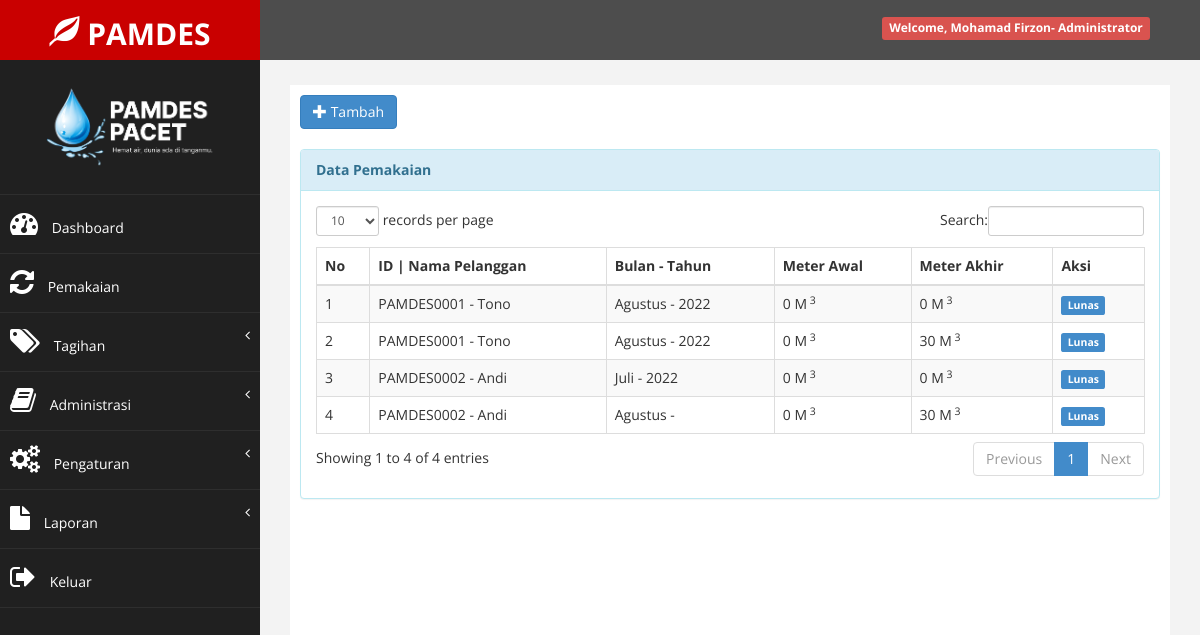
Screenshot of /?halaman=pakai_tampil (signed in) with the database file from the repository.
### tables this page shows
CREATE TABLE `tb_pelanggan` (
  `id_pelanggan` char(15) NOT NULL,
  `nama_pelanggan` varchar(20) NOT NULL,
  `alamat` varchar(40) NOT NULL,
  `no_hp` char(15) NOT NULL,
  `status` char(10) NOT NULL DEFAULT 'Aktif',
  `id_layanan` int(11) NOT NULL
);

CREATE TABLE `tb_bulan` (
  `id_bulan` char(3) NOT NULL,
  `nama_bulan` varchar(10) NOT NULL
);

CREATE TABLE `tb_pakai` (
  `id_pakai` char(11) NOT NULL,
  `id_pelanggan` char(15) NOT NULL,
  `bulan` char(3) NOT NULL,
  `tahun` char(4) NOT NULL,
  `awal` int(11) NOT NULL,
  `akhir` int(11) NOT NULL,
  `pakai` int(11) NOT NULL
);

### super/pakai/pakai_tampil.php (the view, shortened to what this page needs)
<div class="row">
                <div class="col-md-12">
                    <a href="?halaman=pakai_tambah" class="btn btn-primary"><i class="glyphicon glyphicon-plus"></i> Tambah</a>
                    <br><br>
                    <div class="panel panel-info">
                        <div class="panel-heading">
                             <b>Data Pemakaian</b>
                        </div>
                        <div class="panel-body">
                            <div class="table-responsive">
                                <table class="table table-striped table-bordered table-hover" id="dataTables-example">
                                    <thead>
                                        <tr>
                                            <th>No</th>
                                            <th>ID | Nama Pelanggan</th>
                                            <th>Bulan - Tahun</th>
                                            <th>Meter Awal</th>
                                            <th>Meter Akhir</th>
                                            <th>Aksi</th>
                                        </tr>
                                    </thead>
                                    <tbody>
                                    <?php
                                    $no = 1;
                                    $sql = $koneksi->query("select p.id_pelanggan, p.nama_pelanggan, k.id_pakai, k.tahun, k.awal, k.akhir, b.nama_bulan, t.status
                                    from tb_pelanggan p inner join tb_pakai k on p.id_pelanggan=k.id_pelanggan
                                    inner join tb_tagihan t on k.id_pakai=t.id_pakai
                                    inner join tb_bulan b on k.bulan=b.id_bulan
                                    order by tahun desc, id_bulan desc");
                                    while ($data= $sql->fetch_assoc()) {
                                    ?>
                                    <tr>
                                        <td><?php echo $no++; ?></td>
                                        <td><?php echo $data['id_pelanggan']; ?> - <?php echo $data['nama_pelanggan']; ?></td>
                                        <td><?php echo $data['nama_bulan']; ?> - <?php echo $data['tahun']; ?></td>
                                        <td><?php echo $data['awal']; ?> M<sup> 3</sup></td>
                                        <td><?php echo $data['akhir']; ?> M<sup> 3</sup></td>
                                        <td>
                                            <?php $stt = $data['status']  ?>
                                            <?php if ($stt == 'Belum Bayar') { ?>
                                                <a href="?halaman=pakai_hapus&kode=<?php echo $data['id_pakai']; ?>" onclick="return confirm('Apakah anda yakin hapus data ini ?')" title="Hapus" class="btn btn-danger"><i class="glyphicon glyphicon-trash"></i></a>
                                            <?php } elseif ($stt == 'Lunas') { ?>
                                                <span class="label label-primary">Lunas</span>
                                            </td>
                                            <?php } ?>
                                    </tr>
                                    <?php
                                    }
                                    ?>
                                    </tbody>
                                    </div>
                                </div>
                            </div>
                        </div>
                    </div>
                </div>

### index.php (shortened to what this page needs)
<?php
    if (isset($_SESSION["ses_username"])==""){
    echo"<meta http-equiv='refresh' content='0;url=login'>";
    }else{
    $data_nama_lengkap = $_SESSION["ses_nama"];
    $data_level = $_SESSION["ses_level"];
    }
    include "inc/koneksi.php";
?>
<!DOCTYPE html>
<html xmlns="http://www.w3.org/1999/xhtml">
<head>
	<link href="assets/css/bootstrap.css" rel="stylesheet" />
	<link href="assets/css/font-awesome.css" rel="stylesheet" />
	<link href="assets/css/custom.css" rel="stylesheet" />
	<link rel="stylesheet" href="dist/css/select2.min.css" />
	<link href="assets/js/dataTables/dataTables.bootstrap.css" rel="stylesheet" />
	<link rel="stylesheet" href="dist/swal/sweetalert2.min.css">
</head>
<body>
	<div id="wrapper">
		<nav class="navbar navbar-default navbar-cls-top " role="navigation" style="margin-bottom: 0">
			<div class="navbar-header">
				<a href="http://localhost/abata" class="navbar-brand">
					<i class="glyphicon glyphicon-leaf"> </i> PAMDES</a>
			</div>
			<div style="color: white;
padding: 15px 50px 5px 50px;
float: right;
font-size: 16px;">
				<span class="label label-danger">Welcome,
					<?php echo $data_nama_lengkap; ?>-
					<?php echo $data_level; ?>
				</span>
		</nav>
		<nav class="navbar-default navbar-side" role="navigation">
			<div class="sidebar-collapse">
				<ul class="nav" id="main-menu">
					<li class="text-center">
						<img src="assets/img/logo.png" class="user-image img-responsive" />
					</li>
					<?php
                    if ($data_level=="Administrator"){
                    ?>
					<li>
						<a href="?halaman=home_sa">
							<i class="fa fa-dashboard fa-2x"></i> Dashboard</a>
					</li>
					<li>
						<a href="?halaman=pakai_tampil">
							<i class="fa fa-refresh fa-2x"></i> Pemakaian</a>
					</li>
					<li>
						<a href="#">
							<i class="fa fa-tags fa-2x"></i> Tagihan
							<span class="fa arrow"></span>
						</a>
					</li>
					<li>
						<a href="#">
							<i class="fa fa-book fa-2x"></i> Administrasi
							<span class="fa arrow"></span>
						</a>
					</li>
					<li>
						<a href="#">
							<i class="fa fa-cogs fa-2x"></i> Pengaturan
							<span class="fa arrow"></span>
						</a>
					</li>
					<li>
						<a href="#">
							<i class="fa fa-file fa-2x"></i> Laporan
							<span class="fa arrow"></span>
						</a>
					</li>
					<?php
                    }
                ?>
					<li>
						<a href="logout" onclick="return confirm('Apakah anda yakin ingin keluar dari aplikasi ini ?')">
							<i class="fa fa-sign-out fa-2x"></i> Keluar</a>
					</li>
				</ul>
			</div>
		</nav>
		<div id="page-wrapper">
			<div id="page-inner">
				<div class="row">
					<div class="col-md-12">
						<?php
                    if(isset($_GET['halaman'])){
                        $hal = $_GET['halaman'];
                        switch ($hal) {
                            case 'pakai_tampil':
                                include "super/pakai/pakai_tampil.php";
                                break;
                        }
                    }
                ?>
					</div>
				</div>
</body>
</html>

### assets/css/custom.css (style rules this page uses)
body { font-family: 'Open Sans', sans-serif; }
#wrapper { width: 100%; background:#202020; }
#page-wrapper { padding: 15px 15px; min-height: 600px; background:#F3F3F3; }
#page-inner { width:100%; margin:10px 20px 10px 0px; background-color:#fff!important; padding:10px; min-height:1200px; }
.text-center { text-align:center; }
.user-image { margin: 25px auto; -webkit-border-radius: 10px; -moz-border-radius: 10px; border-radius: 10px; max-height:170px; max-width:170px; }
.navbar-cls-top .navbar-brand { color: #fff; background: #C90000; width: 260px; text-align: center; height: 60px; font-size: 30px; font-weight: 700; }
.arrow { float: right; }
.fa.arrow:before { content: "\f104"; }
.sidebar-collapse , .sidebar-collapse .nav { background:none; }
.sidebar-collapse .nav { padding:0; }
.sidebar-collapse .nav > li > a { color:#fff; background:#202020; text-shadow:none; }
.sidebar-collapse > .nav > li > a { padding:15px 10px; }
.sidebar-collapse > .nav > li { border-bottom: 1px solid rgba(107, 108, 109, 0.19); }
.navbar-side { border:none; background-color: #202020; }
.navbar-cls-top { background:#4D4D4D; border-bottom:none; }
.navbar-default { border:0px solid black; }
.navbar-header { background: #A70303; }
.nav > li > a > i { margin-right:10px; }
@media (min-width:768px) { #page-wrapper { margin: 0 0 0 260px; padding: 15px 30px; min-height: 1200px; } }
@media (min-width:768px) { .navbar-side { z-index: 1; position: absolute; width: 260px; } }
@media (min-width:768px) { .navbar { border-radius: 0px; } }

### rows the page displays
tb_pelanggan: id_pelanggan "PAMDES0001", nama_pelanggan "Tono", tb_bulan.nama_bulan "Agustus", tb_pakai.tahun "2022", tb_pakai.awal "0", tb_pakai.akhir "0", tb_pakai.akhir "30"
tb_pelanggan: id_pelanggan "PAMDES0002", nama_pelanggan "Andi", tb_bulan.nama_bulan "Juli", tb_pakai.tahun "2022", tb_pakai.awal "0", tb_pakai.akhir "0", tb_bulan.nama_bulan "Agustus", tb_pakai.akhir "30"

### other values shown
$data_nama_lengkap "Mohamad Firzon"
$data_level "Administrator"
